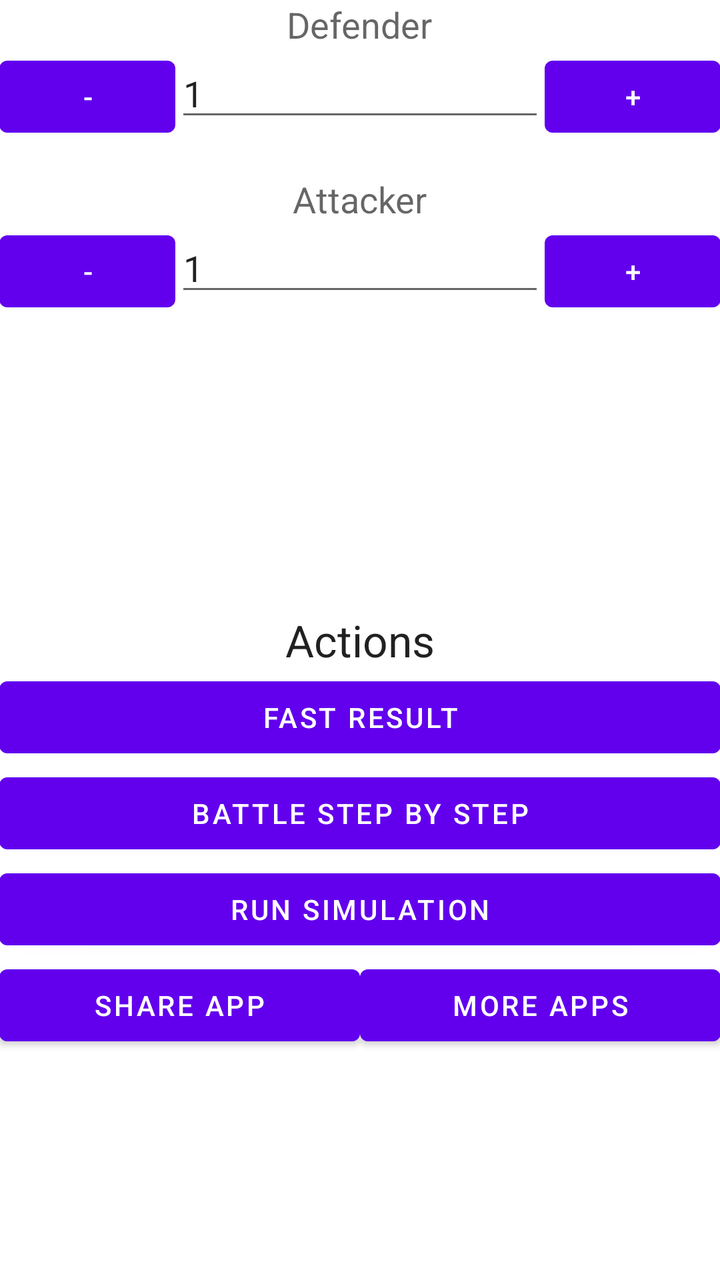
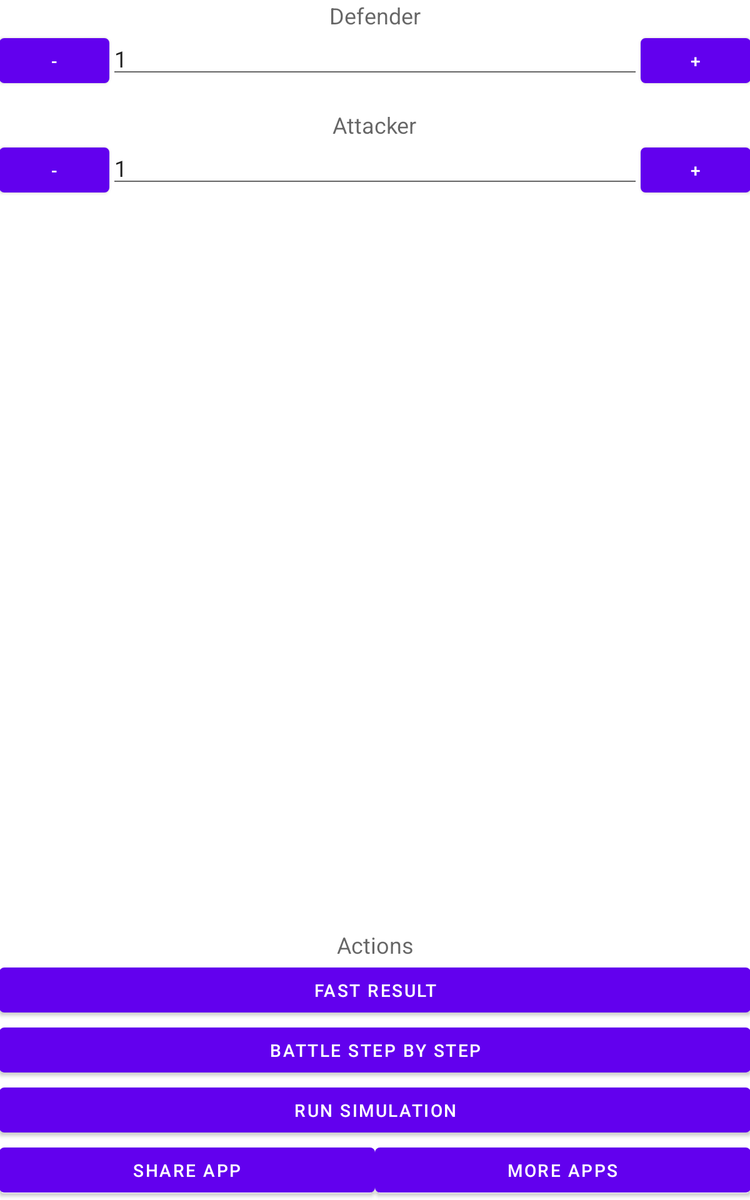

An Android layout and its configuration variant, each rendered on a device that would load it. The default file and the variant file are quoted in full after the pictures.
<!-- AndroidManifest.xml: fallback theme Theme.MaterialComponents.DayNight.NoActionBar -->
<!-- res/layout/activity_main.xml -->
<RelativeLayout xmlns:android="http://schemas.android.com/apk/res/android"
    xmlns:tools="http://schemas.android.com/tools"
    android:id="@+id/main"
    android:layout_width="match_parent"
    android:layout_height="match_parent"
    android:paddingBottom="@dimen/activity_vertical_margin"
    android:paddingLeft="@dimen/activity_horizontal_margin"
    android:paddingRight="@dimen/activity_horizontal_margin"
    android:paddingTop="@dimen/activity_vertical_margin"
    tools:context=".MainActivity" >

    <Button
        android:id="@+id/btnFast"
        android:layout_width="wrap_content"
        android:layout_height="wrap_content"
        android:layout_alignParentLeft="true"
        android:layout_alignParentRight="true"
        android:layout_below="@+id/TextView02"
        android:onClick="showFightResult"
        android:text="@string/fast_result" />

    <Button
        android:id="@+id/btnStepByStep"
        android:layout_width="wrap_content"
        android:layout_height="wrap_content"
        android:layout_alignLeft="@+id/btnFast"
        android:layout_alignRight="@+id/btnFast"
        android:layout_below="@+id/btnFast"
        android:onClick="fightStepByStep"
        android:text="@string/step_by_step" />

    <Button
        android:id="@+id/btnSim"
        android:layout_width="wrap_content"
        android:layout_height="wrap_content"
        android:layout_alignLeft="@+id/btnStepByStep"
        android:layout_alignRight="@+id/btnStepByStep"
        android:layout_below="@+id/btnStepByStep"
        android:onClick="showSimulationResult"
        android:text="@string/run_sim" />

    <LinearLayout
        android:layout_width="match_parent"
        android:layout_height="wrap_content"
        android:layout_alignLeft="@+id/btnSim"
        android:layout_alignRight="@+id/btnSim"
        android:layout_below="@+id/btnSim" 
        android:orientation="horizontal" >
        
	    <Button
	        android:id="@+id/btnShare"
	        android:layout_width="match_parent"
	        android:layout_height="wrap_content"
	        android:layout_weight="1"
	        android:onClick="share"
	        android:text="@string/share" />
	
	    <Button
	        android:id="@+id/btnMore"
	        android:layout_width="match_parent"
	        android:layout_height="wrap_content"
	        android:layout_weight="1"
	        android:onClick="showMyApps"
	        android:text="@string/more_apps" />
	</LinearLayout>
	
    <TextView
        android:id="@+id/TextView02"
        android:layout_width="wrap_content"
        android:layout_height="wrap_content"
        android:layout_centerHorizontal="true"
        android:layout_centerVertical="true"
        android:text="@string/actions"
        android:textAppearance="?android:attr/textAppearanceLarge" />

    <EditText
        android:id="@+id/edtDef"
        android:layout_width="wrap_content"
        android:layout_height="wrap_content"
        android:layout_alignBaseline="@+id/btnDecDef"
        android:layout_alignBottom="@+id/btnDecDef"
        android:layout_alignLeft="@+id/edtAtk"
        android:layout_toLeftOf="@+id/btnIncDef"
        android:ems="10"
        android:inputType="number"
        android:text="@string/one" />

    <Button
        android:id="@+id/btnIncDef"
        android:layout_width="wrap_content"
        android:layout_height="wrap_content"
        android:layout_alignParentRight="true"
        android:layout_below="@+id/TextView01"
        android:onClick="incDef"
        android:text="@string/plus" />

    <Button
        android:id="@+id/btnIncAtk"
        android:layout_width="wrap_content"
        android:layout_height="wrap_content"
        android:layout_alignBaseline="@+id/btnDecAtk"
        android:layout_alignBottom="@+id/btnDecAtk"
        android:layout_alignParentRight="true"
        android:onClick="incAtk"
        android:text="@string/plus" />

    <EditText
        android:id="@+id/edtAtk"
        android:layout_width="wrap_content"
        android:layout_height="wrap_content"
        android:layout_alignBaseline="@+id/btnDecAtk"
        android:layout_alignBottom="@+id/btnDecAtk"
        android:layout_toLeftOf="@+id/btnIncAtk"
        android:layout_toRightOf="@+id/btnDecAtk"
        android:ems="10"
        android:inputType="number"
        android:text="@string/one" />

    <Button
        android:id="@+id/btnDecAtk"
        android:layout_width="wrap_content"
        android:layout_height="wrap_content"
        android:layout_alignParentLeft="true"
        android:layout_below="@+id/edtAtkStats"
        android:onClick="decAtk"
        android:text="@string/minus" />

    <Button
        android:id="@+id/btnDecDef"
        android:layout_width="wrap_content"
        android:layout_height="wrap_content"
        android:layout_alignBaseline="@+id/btnIncDef"
        android:layout_alignBottom="@+id/btnIncDef"
        android:layout_alignParentLeft="true"
        android:onClick="decDef"
        android:text="@string/minus" />

    <TextView
        android:id="@+id/TextView01"
        android:layout_width="wrap_content"
        android:layout_height="wrap_content"
        android:layout_centerHorizontal="true"
        android:text="@string/defender"
        android:textAppearance="?android:attr/textAppearanceMedium" />

    <TextView
        android:id="@+id/edtAtkStats"
        android:layout_width="wrap_content"
        android:layout_height="wrap_content"
        android:layout_below="@+id/btnIncDef"
        android:layout_centerHorizontal="true"
        android:layout_marginTop="15dp"
        android:text="@string/attacker"
        android:textAppearance="?android:attr/textAppearanceMedium" />

</RelativeLayout>
<!-- resources referenced by this layout -->
<resources>
  <string name="actions">Actions</string>
  <string name="attacker">Attacker</string>
  <string name="defender">Defender</string>
  <string name="fast_result">Fast Result</string>
  <string name="minus">-</string>
  <string name="more_apps">More apps</string>
  <string name="one">1</string>
  <string name="plus">+</string>
  <string name="run_sim">Run Simulation</string>
  <string name="share">Share app</string>
  <string name="step_by_step">Battle Step By Step</string>
</resources>
<!-- res/layout-large/activity_main.xml (the repository's variant of the layout above) -->
<!-- drawn on a 7-inch tablet held upright -->
<RelativeLayout xmlns:android="http://schemas.android.com/apk/res/android"
    xmlns:tools="http://schemas.android.com/tools"
    android:id="@+id/main"
    android:layout_width="match_parent"
    android:layout_height="match_parent"
    android:paddingBottom="@dimen/activity_vertical_margin"
    android:paddingLeft="@dimen/activity_horizontal_margin"
    android:paddingRight="@dimen/activity_horizontal_margin"
    android:paddingTop="@dimen/activity_vertical_margin"
    tools:context=".MainActivity" >

    <EditText
        android:id="@+id/edtDef"
        android:layout_width="wrap_content"
        android:layout_height="wrap_content"
        android:layout_alignBaseline="@+id/btnDecDef"
        android:layout_alignBottom="@+id/btnDecDef"
        android:layout_alignLeft="@+id/edtAtk"
        android:layout_toLeftOf="@+id/btnIncDef"
        android:ems="10"
        android:inputType="number"
        android:text="@string/one" />

    <Button
        android:id="@+id/btnIncDef"
        android:layout_width="wrap_content"
        android:layout_height="wrap_content"
        android:layout_alignParentRight="true"
        android:layout_below="@+id/TextView01"
        android:onClick="incDef"
        android:text="@string/plus" />

    <Button
        android:id="@+id/btnIncAtk"
        android:layout_width="wrap_content"
        android:layout_height="wrap_content"
        android:layout_alignBaseline="@+id/btnDecAtk"
        android:layout_alignBottom="@+id/btnDecAtk"
        android:layout_alignParentRight="true"
        android:onClick="incAtk"
        android:text="@string/plus" />

    <EditText
        android:id="@+id/edtAtk"
        android:layout_width="wrap_content"
        android:layout_height="wrap_content"
        android:layout_alignBaseline="@+id/btnDecAtk"
        android:layout_alignBottom="@+id/btnDecAtk"
        android:layout_toLeftOf="@+id/btnIncAtk"
        android:layout_toRightOf="@+id/btnDecAtk"
        android:ems="10"
        android:inputType="number"
        android:text="@string/one" />

    <Button
        android:id="@+id/btnDecAtk"
        android:layout_width="wrap_content"
        android:layout_height="wrap_content"
        android:layout_alignParentLeft="true"
        android:layout_below="@+id/edtAtkStats"
        android:onClick="decAtk"
        android:text="@string/minus" />

    <Button
        android:id="@+id/btnDecDef"
        android:layout_width="wrap_content"
        android:layout_height="wrap_content"
        android:layout_alignBaseline="@+id/btnIncDef"
        android:layout_alignBottom="@+id/btnIncDef"
        android:layout_alignParentLeft="true"
        android:onClick="decDef"
        android:text="@string/minus" />

    <TextView
        android:id="@+id/TextView01"
        android:layout_width="wrap_content"
        android:layout_height="wrap_content"
        android:layout_centerHorizontal="true"
        android:text="@string/defender"
        android:textAppearance="?android:attr/textAppearanceMedium" />

    <TextView
        android:id="@+id/edtAtkStats"
        android:layout_width="wrap_content"
        android:layout_height="wrap_content"
        android:layout_below="@+id/btnIncDef"
        android:layout_centerHorizontal="true"
        android:layout_marginTop="15dp"
        android:text="@string/attacker"
        android:textAppearance="?android:attr/textAppearanceMedium" />

    <LinearLayout
        android:id="@+id/buttons"
        android:layout_width="match_parent"
        android:layout_height="wrap_content"
        android:layout_alignParentBottom="true"
        android:orientation="vertical" >

        <TextView
            android:id="@+id/TextView02"
            android:layout_width="match_parent"
            android:layout_height="wrap_content"
            android:gravity="center"
            android:text="@string/actions"
            android:textAppearance="?android:attr/textAppearanceMedium" />

        <Button
            android:id="@+id/btnFast"
            android:layout_width="match_parent"
            android:layout_height="wrap_content"
            android:onClick="showFightResult"
            android:text="@string/fast_result" />

        <Button
            android:id="@+id/btnStepByStep"
            android:layout_width="match_parent"
            android:layout_height="wrap_content"
            android:onClick="fightStepByStep"
            android:text="@string/step_by_step" />

        <Button
            android:id="@+id/btnSim"
            android:layout_width="match_parent"
            android:layout_height="wrap_content"
            android:onClick="showSimulationResult"
            android:text="@string/run_sim" />

        <LinearLayout
            android:layout_width="match_parent"
            android:layout_height="wrap_content"
            android:orientation="horizontal" >

            <Button
                android:id="@+id/btnShare"
                android:layout_width="match_parent"
                android:layout_height="wrap_content"
                android:layout_weight="1"
                android:onClick="share"
                android:text="@string/share" />

            <Button
                android:id="@+id/btnMore"
                android:layout_width="match_parent"
                android:layout_height="wrap_content"
                android:layout_weight="1"
                android:onClick="showMyApps"
                android:text="@string/more_apps" />
        </LinearLayout>
    </LinearLayout>

</RelativeLayout>
